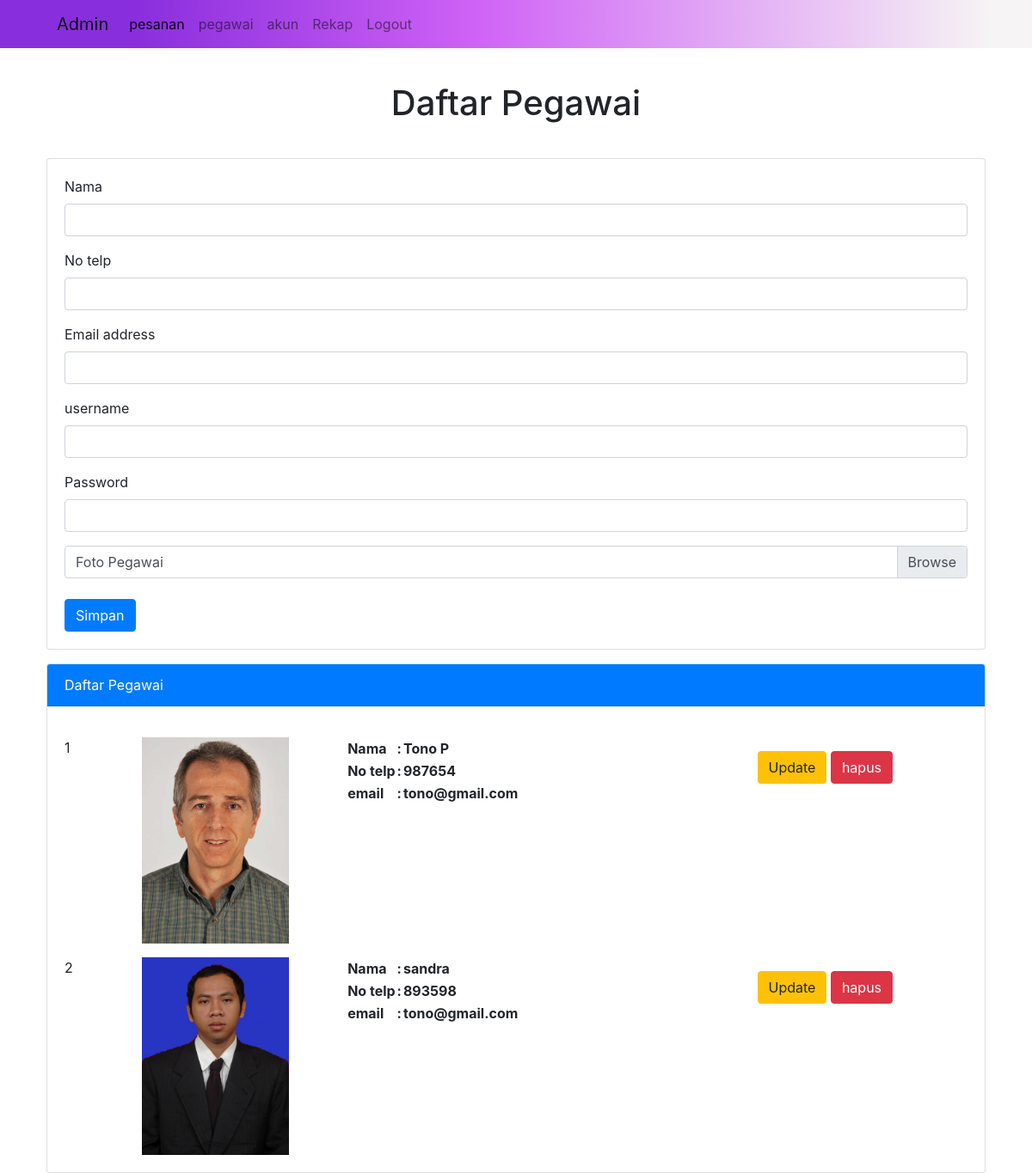
/daftarpegawai.php (signed in), run on the app's committed database.
### tables this page shows
CREATE TABLE `pegawai` (
  `id_pegawai` int(11) NOT NULL,
  `nama` varchar(30) NOT NULL,
  `no_telp` int(11) NOT NULL,
  `email` varchar(30) NOT NULL,
  `username` varchar(30) NOT NULL,
  `password` varchar(32) NOT NULL,
  `foto` varchar(255) NOT NULL
);

### daftarpegawai.php (the view, shortened to what this page needs)
<!DOCTYPE html>
<html lang="en">
<head>
    <link rel="stylesheet" href="https://cdn.jsdelivr.net/npm/bootstrap@4.5.3/dist/css/bootstrap.min.css">
    <link rel="stylesheet" href="./css/style2.css">
    <link rel="stylesheet" href="./css/style.css">
</head>
<body>
<nav class="navbar navbar-expand-lg navbar-light bg-light">
        <a class="navbar-brand" href="#">Admin</a>
        <div class="collapse navbar-collapse" id="navbarNav">
            <ul class="navbar-nav">
            <li class="nav-item active">
                <a class="nav-link" href="pesanan.php">pesanan <span class="sr-only">(current)</span></a>
            </li>
            <li class="nav-item">
                <a class="nav-link" href="daftarpegawai.php">pegawai</a>
            </li>
            <li class="nav-item">
                <a class="nav-link" href="akuncustomer.php">akun</a>
            </li>
            <li class="nav-item">
                <a class="nav-link" href="rekap.php">Rekap</a>
            </li>
            <li class="nav-item">
                <a class="nav-link" href="logoutadmin.php" >Logout</a>
            </li>
            </ul>
        </div>
    </nav>
    <div class="judul">
        <h1>Daftar Pegawai</h1>
    </div>
    <div class="container">
        <div class="card">
            <div class="card-body">
                <form method="post" action="pegawai.php" enctype="multipart/form-data">
                    <div class="form-group">
                        <label for="id">Nama</label>
                        <input class="form-control" type="text" name="nama" required>
                    </div>
                    <div class="form-group">
                        <label for="nama">No telp</label>
                        <input class="form-control" type="text" name="nohp" required>
                    </div>
                    <div class="form-group">
                        <label for="exampleInputEmail1">Email address</label>
                        <input type="email" class="form-control" id="exampleInputEmail1" name="email" aria-describedby="emailHelp" required>
                    </div>
                    <div class="form-group">
                        <label for="deskripsi">username</label>
                        <input class="form-control" type="text" name="username" required>
                    </div>
                    <div class="form-group">
                        <label for="deskripsi">Password</label>
                        <input class="form-control" type="text" name="password" required>
                    </div>
                    <div class="input-group">
                        <div class="custom-file">
                            <label class="custom-file-label" for="customFile">Foto Pegawai</label>
                        </div>
                    </div>
                    <br>
                    <input type="submit" class="btn btn-primary" name="simpan" value="Simpan">
                </form>
            </div>
        </div>
        <div class="card mt-3">
                <div class="card-header bg-primary text-white">
                Daftar Pegawai
                </div>
                <div class="card-body">
                    <?php
                    include "koneksi.php";
                        $daftar_pegawai = mysqli_query($conn,"select*from pegawai");
                        $no=0;
                        while($hasil=mysqli_fetch_array($daftar_pegawai)){ $no++; ?>
                        <div class="row mt-3">
                            <div class="col col-sm-1 col-md-1 col-lg-1 col-xl-1">
                                <?= $no?>
                            </div>
                            <div class="col col-sm-8 col-md-8 col-lg-8 col-xl-8 ">
                                <div class="row">
                                    <div class="col col-sm-4 col-md-4 col-lg-4 col-xl-4 ">
                                        <img src="./img/<?=$hasil['foto']?>" class="foto-pegawai" alt="<?=$hasil['foto']?>">
                                    </div>
                                    <div class="col col-sm-8 col-md-8 col-lg-8 col-xl-8 ">
                                        <table>
                                            <tr>
                                                <th>Nama </th>
                                                <th>:</th>
                                                <th><?= $hasil['nama'] ?></th>
                                            </tr>
                                            <tr>
                                                <th>No telp </th>
                                                <th>:</th>
                                                <th><?= $hasil['no_telp'] ?></th>
                                            </tr>
                                            <tr>
                                                <th>email </th>
                                                <th>:</th>
                                                <th><?= $hasil['email'] ?></th>
                                            </tr>
                                        </table>
                                    </div>
                                </div>
                            </div>
                            <div class="col col-sm-3 col-md-3 col-lg-3 col-xl-3">
                                <a href="update.php?id=<?=$hasil['id_pegawai']?>" class="btn btn-warning mt-3">Update</a>
                                <button class="btn btn-danger mt-3" onclick="
                                    var konfirmasi = confirm('Yakin ingin menghapus data?');
                                    if(konfirmasi)window.location.href = 'pegawai.php?page=delete&id=<?=$hasil['id_pegawai']?>';">hapus </button>
                            </div>
                        </div>
                    <?php } ?>
                </div>
            </div>
    </div>
</body>
</html>

### css/style.css (style rules this page uses)
.judul { text-align: center; margin: 40px; }
.foto-pegawai { width: 80%; align-items: center; }
html { position: relative; }
body { margin-bottom: 100px; }
nav a,ul { padding-left: 50px; }
nav { background: rgb(137,46,221); background: linear-gradient(90deg, rgba(137,46,221,1) 13%, rgba(207,98,246,1) 46%, rgba(246,244,244,1) 96%); }

### data on the page
pegawai: foto (picture), nama "Tono P", no_telp "987654", email "tono@gmail.com"
pegawai: foto (picture), nama "sandra", no_telp "893598", email "tono@gmail.com"
